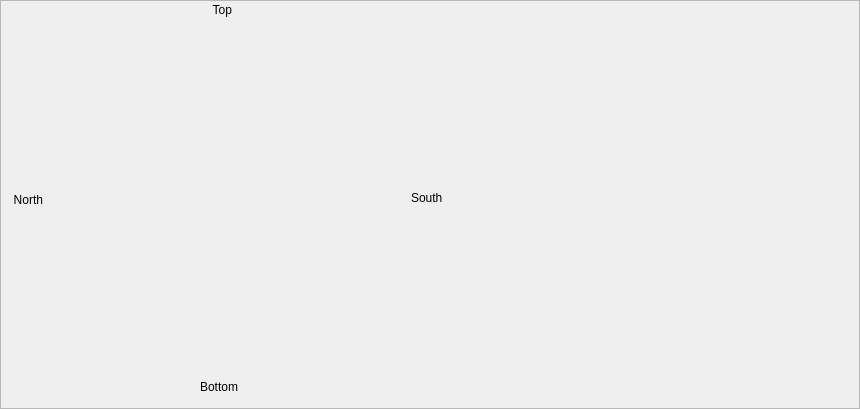
    <widget class="QFrame" name="frame">
     <property name="minimumSize">
      <size>
       <width>860</width>
       <height>405</height>
      </size>
     </property>
     <property name="maximumSize">
      <size>
       <width>860</width>
       <height>16777215</height>
      </size>
     </property>
     <property name="frameShape">
      <enum>QFrame::StyledPanel</enum>
     </property>
     <property name="frameShadow">
      <enum>QFrame::Raised</enum>
     </property>
     <widget class="ClippedScale" name="top_blade">
      <property name="geometry">
       <rect>
        <x>190</x>
        <y>20</y>
        <width>71</width>
        <height>144</height>
       </rect>
      </property>
      <property name="sizePolicy">
       <sizepolicy hsizetype="Fixed" vsizetype="Fixed">
        <horstretch>0</horstretch>
        <verstretch>0</verstretch>
       </sizepolicy>
      </property>
      <property name="baseSize">
       <size>
        <width>0</width>
        <height>0</height>
       </size>
      </property>
      <property name="toolTip">
       <string/>
      </property>
      <property name="precision" stdset="0">
       <number>3</number>
      </property>
      <property name="showUnits" stdset="0">
       <bool>false</bool>
      </property>
      <property name="precisionFromPV" stdset="0">
       <bool>false</bool>
      </property>
      <property name="alarmSensitiveContent" stdset="0">
       <bool>false</bool>
      </property>
      <property name="alarmSensitiveBorder" stdset="0">
       <bool>true</bool>
      </property>
      <property name="PyDMToolTip" stdset="0">
       <string/>
      </property>
      <property name="channel" stdset="0">
       <string>ca://${prefix}:MMT:TOP.RBV</string>
      </property>
      <property name="showValue" stdset="0">
       <bool>false</bool>
      </property>
      <property name="showLimits" stdset="0">
       <bool>false</bool>
      </property>
      <property name="showTicks" stdset="0">
       <bool>false</bool>
      </property>
      <property name="orientation" stdset="0">
       <enum>Qt::Vertical</enum>
      </property>
      <property name="flipScale" stdset="0">
       <bool>false</bool>
      </property>
      <property name="invertedAppearance" stdset="0">
       <bool>false</bool>
      </property>
      <property name="barIndicator" stdset="0">
       <bool>true</bool>
      </property>
      <property name="backgroundColor" stdset="0">
       <color>
        <red>255</red>
        <green>170</green>
        <blue>0</blue>
       </color>
      </property>
      <property name="indicatorColor" stdset="0">
       <color>
        <red>0</red>
        <green>0</green>
        <blue>0</blue>
       </color>
      </property>
      <property name="numDivisions" stdset="0">
       <number>10</number>
      </property>
      <property name="scaleHeight" stdset="0">
       <number>80</number>
      </property>
      <property name="valuePosition" stdset="0">
       <enum>Qt::TopEdge</enum>
      </property>
      <property name="originAtZero" stdset="0">
       <bool>true</bool>
      </property>
      <property name="limitsFromChannel" stdset="0">
       <bool>true</bool>
      </property>
      <property name="userLowerLimit" stdset="0">
       <double>0.000000000000000</double>
      </property>
      <property name="userUpperLimit" stdset="0">
       <double>0.000000000000000</double>
      </property>
     </widget>
     <widget class="PyDMDrawingRectangle" name="PyDMDrawingRectangle">
      <property name="geometry">
       <rect>
        <x>191</x>
        <y>170</y>
        <width>71</width>
        <height>61</height>
       </rect>
      </property>
      <property name="toolTip">
       <string/>
      </property>
      <property name="brush" stdset="0">
       <brush brushstyle="CrossPattern">
        <color alpha="255">
         <red>255</red>
         <green>255</green>
         <blue>255</blue>
        </color>
       </brush>
      </property>
      <property name="penStyle" stdset="0">
       <enum>Qt::SolidLine</enum>
      </property>
      <property name="penColor" stdset="0">
       <color>
        <red>255</red>
        <green>255</green>
        <blue>255</blue>
       </color>
      </property>
     </widget>
     <widget class="QLabel" name="top_lbl">
      <property name="geometry">
       <rect>
        <x>211</x>
        <y>0</y>
        <width>21</width>
        <height>20</height>
       </rect>
      </property>
      <property name="text">
       <string>Top</string>
      </property>
      <property name="alignment">
       <set>Qt::AlignRight|Qt::AlignTrailing|Qt::AlignVCenter</set>
      </property>
     </widget>
     <widget class="QLabel" name="bottom_label">
      <property name="geometry">
       <rect>
        <x>200</x>
        <y>380</y>
        <width>47</width>
        <height>14</height>
       </rect>
      </property>
      <property name="text">
       <string>Bottom</string>
      </property>
     </widget>
     <widget class="ClippedScale" name="north_blade">
      <property name="enabled">
       <bool>false</bool>
      </property>
      <property name="geometry">
       <rect>
        <x>51</x>
        <y>160</y>
        <width>141</width>
        <height>71</height>
       </rect>
      </property>
      <property name="sizePolicy">
       <sizepolicy hsizetype="Expanding" vsizetype="Expanding">
        <horstretch>0</horstretch>
        <verstretch>0</verstretch>
       </sizepolicy>
      </property>
      <property name="toolTip">
       <string/>
      </property>
      <property name="lineWidth">
       <number>1</number>
      </property>
      <property name="midLineWidth">
       <number>0</number>
      </property>
      <property name="precision" stdset="0">
       <number>3</number>
      </property>
      <property name="showUnits" stdset="0">
       <bool>false</bool>
      </property>
      <property name="precisionFromPV" stdset="0">
       <bool>false</bool>
      </property>
      <property name="alarmSensitiveContent" stdset="0">
       <bool>false</bool>
      </property>
      <property name="alarmSensitiveBorder" stdset="0">
       <bool>true</bool>
      </property>
      <property name="PyDMToolTip" stdset="0">
       <string/>
      </property>
      <property name="channel" stdset="0">
       <string>ca://${prefix}:MMT:NORTH.RBV</string>
      </property>
      <property name="showValue" stdset="0">
       <bool>false</bool>
      </property>
      <property name="showLimits" stdset="0">
       <bool>false</bool>
      </property>
      <property name="showTicks" stdset="0">
       <bool>true</bool>
      </property>
      <property name="orientation" stdset="0">
       <enum>Qt::Horizontal</enum>
      </property>
      <property name="flipScale" stdset="0">
       <bool>false</bool>
      </property>
      <property name="invertedAppearance" stdset="0">
       <bool>true</bool>
      </property>
      <property name="barIndicator" stdset="0">
       <bool>true</bool>
      </property>
      <property name="backgroundColor" stdset="0">
       <color>
        <red>255</red>
        <green>170</green>
        <blue>0</blue>
       </color>
      </property>
      <property name="indicatorColor" stdset="0">
       <color>
        <red>0</red>
        <green>0</green>
        <blue>0</blue>
       </color>
      </property>
      <property name="numDivisions" stdset="0">
       <number>10</number>
      </property>
      <property name="scaleHeight" stdset="0">
       <number>80</number>
      </property>
      <property name="originAtZero" stdset="0">
       <bool>true</bool>
      </property>
      <property name="limitsFromChannel" stdset="0">
       <bool>true</bool>
      </property>
      <property name="userLowerLimit" stdset="0">
       <double>0.000000000000000</double>
      </property>
      <property name="userUpperLimit" stdset="0">
       <double>0.000000000000000</double>
      </property>
     </widget>
     <widget class="QLabel" name="south_label">
      <property name="geometry">
       <rect>
        <x>411</x>
        <y>190</y>
        <width>41</width>
        <height>16</height>
       </rect>
      </property>
      <property name="text">
       <string>South</string>
      </property>
     </widget>
     <widget class="ClippedScale" name="south_blade">
      <property name="enabled">
       <bool>false</bool>
      </property>
      <property name="geometry">
       <rect>
        <x>261</x>
        <y>160</y>
        <width>141</width>
        <height>71</height>
       </rect>
      </property>
      <property name="toolTip">
       <string/>
      </property>
      <property name="precision" stdset="0">
       <number>3</number>
      </property>
      <property name="showUnits" stdset="0">
       <bool>false</bool>
      </property>
      <property name="precisionFromPV" stdset="0">
       <bool>false</bool>
      </property>
      <property name="alarmSensitiveContent" stdset="0">
       <bool>false</bool>
      </property>
      <property name="alarmSensitiveBorder" stdset="0">
       <bool>false</bool>
      </property>
      <property name="PyDMToolTip" stdset="0">
       <string/>
      </property>
      <property name="channel" stdset="0">
       <string>ca://${prefix}:MMT:SOUTH.RBV</string>
      </property>
      <property name="showValue" stdset="0">
       <bool>false</bool>
      </property>
      <property name="showLimits" stdset="0">
       <bool>false</bool>
      </property>
      <property name="showTicks" stdset="0">
       <bool>false</bool>
      </property>
      <property name="orientation" stdset="0">
       <enum>Qt::Horizontal</enum>
      </property>
      <property name="flipScale" stdset="0">
       <bool>false</bool>
      </property>
      <property name="invertedAppearance" stdset="0">
       <bool>true</bool>
      </property>
      <property name="barIndicator" stdset="0">
       <bool>true</bool>
      </property>
      <property name="backgroundColor" stdset="0">
       <color>
        <red>0</red>
        <green>0</green>
        <blue>0</blue>
       </color>
      </property>
      <property name="indicatorColor" stdset="0">
       <color>
        <red>255</red>
        <green>170</green>
        <blue>0</blue>
       </color>
      </property>
      <property name="numDivisions" stdset="0">
       <number>10</number>
      </property>
      <property name="scaleHeight" stdset="0">
       <number>80</number>
      </property>
      <property name="valuePosition" stdset="0">
       <enum>Qt::TopEdge</enum>
      </property>
      <property name="originAtZero" stdset="0">
       <bool>false</bool>
      </property>
      <property name="limitsFromChannel" stdset="0">
       <bool>true</bool>
      </property>
      <property name="userLowerLimit" stdset="0">
       <double>0.000000000000000</double>
      </property>
      <property name="userUpperLimit" stdset="0">
       <double>0.000000000000000</double>
      </property>
     </widget>
     <widget class="ClippedScale" name="bottom_blade">
      <property name="geometry">
       <rect>
        <x>190</x>
        <y>230</y>
        <width>71</width>
        <height>144</height>
       </rect>
      </property>
      <property name="sizePolicy">
       <sizepolicy hsizetype="Expanding" vsizetype="Expanding">
        <horstretch>0</horstretch>
        <verstretch>0</verstretch>
       </sizepolicy>
      </property>
      <property name="toolTip">
       <string/>
      </property>
      <property name="precision" stdset="0">
       <number>3</number>
      </property>
      <property name="showUnits" stdset="0">
       <bool>false</bool>
      </property>
      <property name="precisionFromPV" stdset="0">
       <bool>false</bool>
      </property>
      <property name="alarmSensitiveContent" stdset="0">
       <bool>false</bool>
      </property>
      <property name="alarmSensitiveBorder" stdset="0">
       <bool>true</bool>
      </property>
      <property name="PyDMToolTip" stdset="0">
       <string/>
      </property>
      <property name="channel" stdset="0">
       <string>ca://${prefix}:MMT:BOT.RBV</string>
      </property>
      <property name="showValue" stdset="0">
       <bool>false</bool>
      </property>
      <property name="showLimits" stdset="0">
       <bool>false</bool>
      </property>
      <property name="showTicks" stdset="0">
       <bool>true</bool>
      </property>
      <property name="orientation" stdset="0">
       <enum>Qt::Vertical</enum>
      </property>
      <property name="flipScale" stdset="0">
       <bool>false</bool>
      </property>
      <property name="invertedAppearance" stdset="0">
       <bool>false</bool>
      </property>
      <property name="barIndicator" stdset="0">
       <bool>true</bool>
      </property>
      <property name="backgroundColor" stdset="0">
       <color>
        <red>0</red>
        <green>0</green>
        <blue>0</blue>
       </color>
      </property>
      <property name="indicatorColor" stdset="0">
       <color>
        <red>255</red>
        <green>170</green>
        <blue>0</blue>
       </color>
      </property>
      <property name="numDivisions" stdset="0">
       <number>10</number>
      </property>
      <property name="scaleHeight" stdset="0">
       <number>80</number>
      </property>
      <property name="valuePosition" stdset="0">
       <enum>Qt::TopEdge</enum>
      </property>
      <property name="originAtZero" stdset="0">
       <bool>false</bool>
      </property>
      <property name="limitsFromChannel" stdset="0">
       <bool>true</bool>
      </property>
      <property name="userLowerLimit" stdset="0">
       <double>0.000000000000000</double>
      </property>
      <property name="userUpperLimit" stdset="0">
       <double>0.000000000000000</double>
      </property>
     </widget>
     <widget class="QLabel" name="north_label">
      <property name="geometry">
       <rect>
        <x>2</x>
        <y>190</y>
        <width>41</width>
        <height>20</height>
       </rect>
      </property>
      <property name="text">
       <string>North</string>
      </property>
      <property name="alignment">
       <set>Qt::AlignRight|Qt::AlignTrailing|Qt::AlignVCenter</set>
      </property>
     </widget>
     <widget class="PyDMImageView" name="PyDMImageView">
      <property name="geometry">
       <rect>
        <x>451</x>
        <y>0</y>
        <width>400</width>
        <height>400</height>
       </rect>
      </property>
      <property name="toolTip">
       <string/>
      </property>
      <property name="alarmSensitiveBorder" stdset="0">
       <bool>false</bool>
      </property>
      <property name="colorMap" stdset="0">
       <enum>PyDMImageView::Jet</enum>
      </property>
      <property name="dimensionOrder" stdset="0">
       <enum>PyDMImageView::WidthFirst</enum>
      </property>
      <property name="imageChannel" stdset="0">
       <string>pva://${cam}:${data_source}:Pva:Image</string>
      </property>
     </widget>
    </widget>
